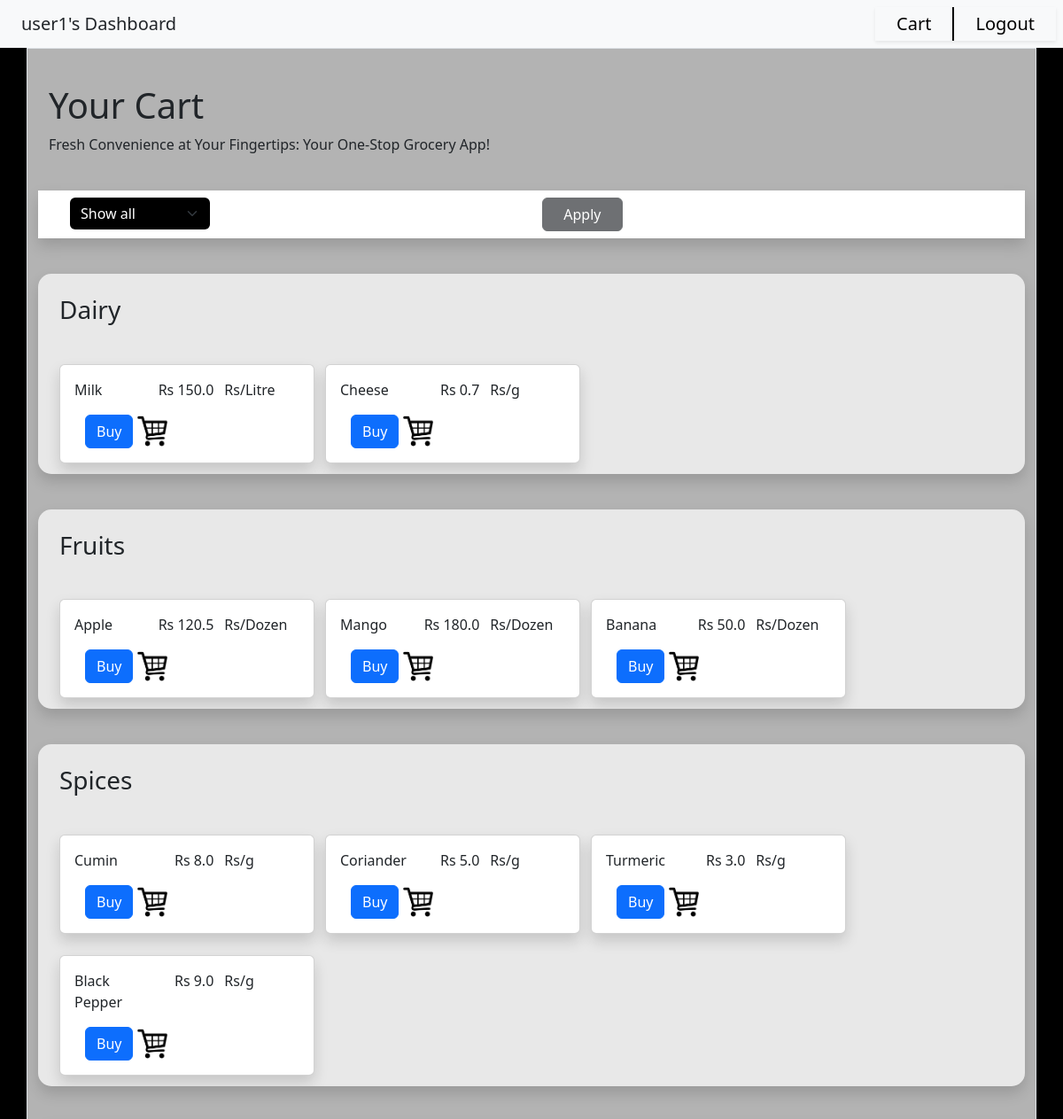
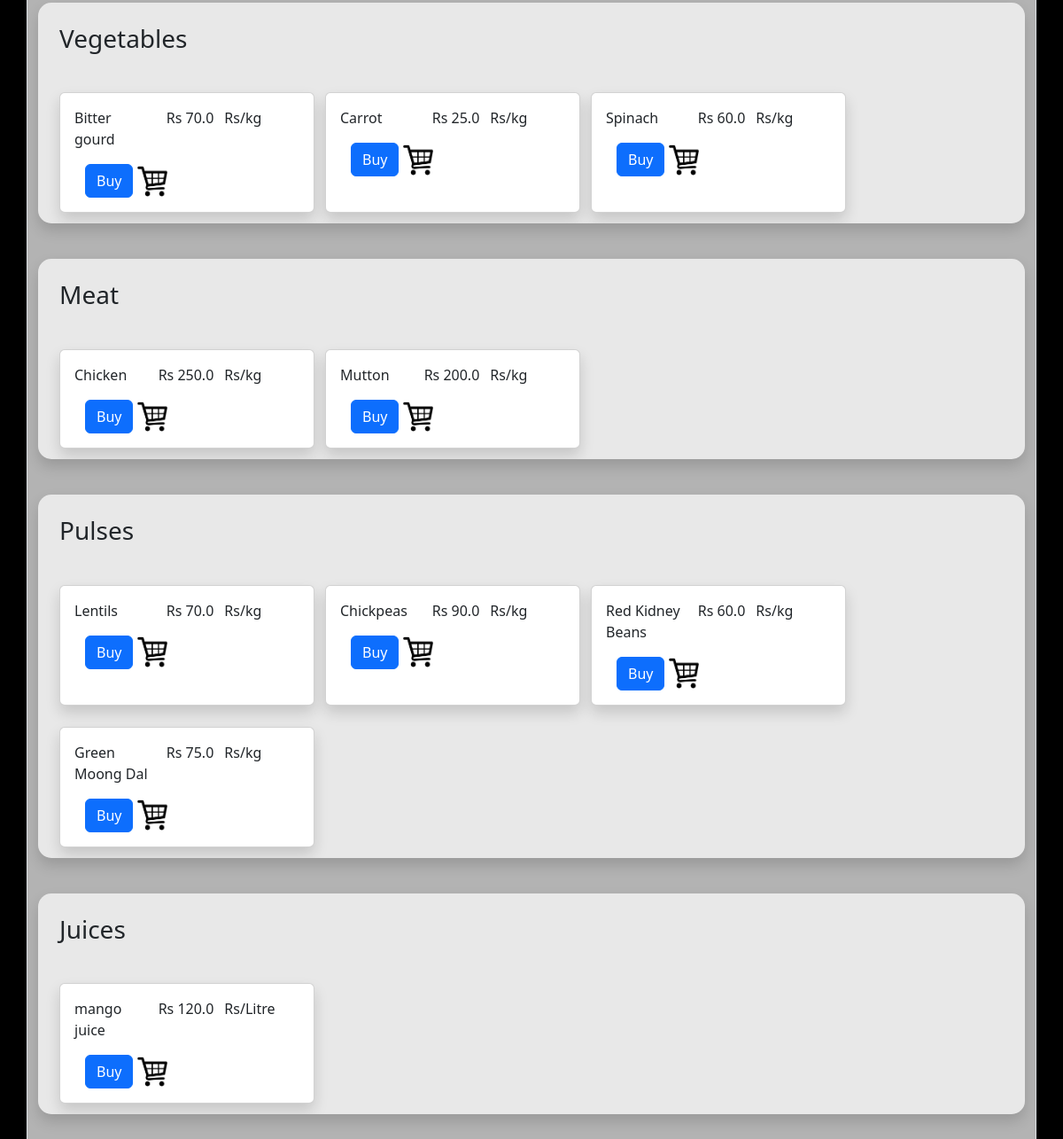
Before: /user1/user_dashboard with the older database file (2 pictures, top to bottom).
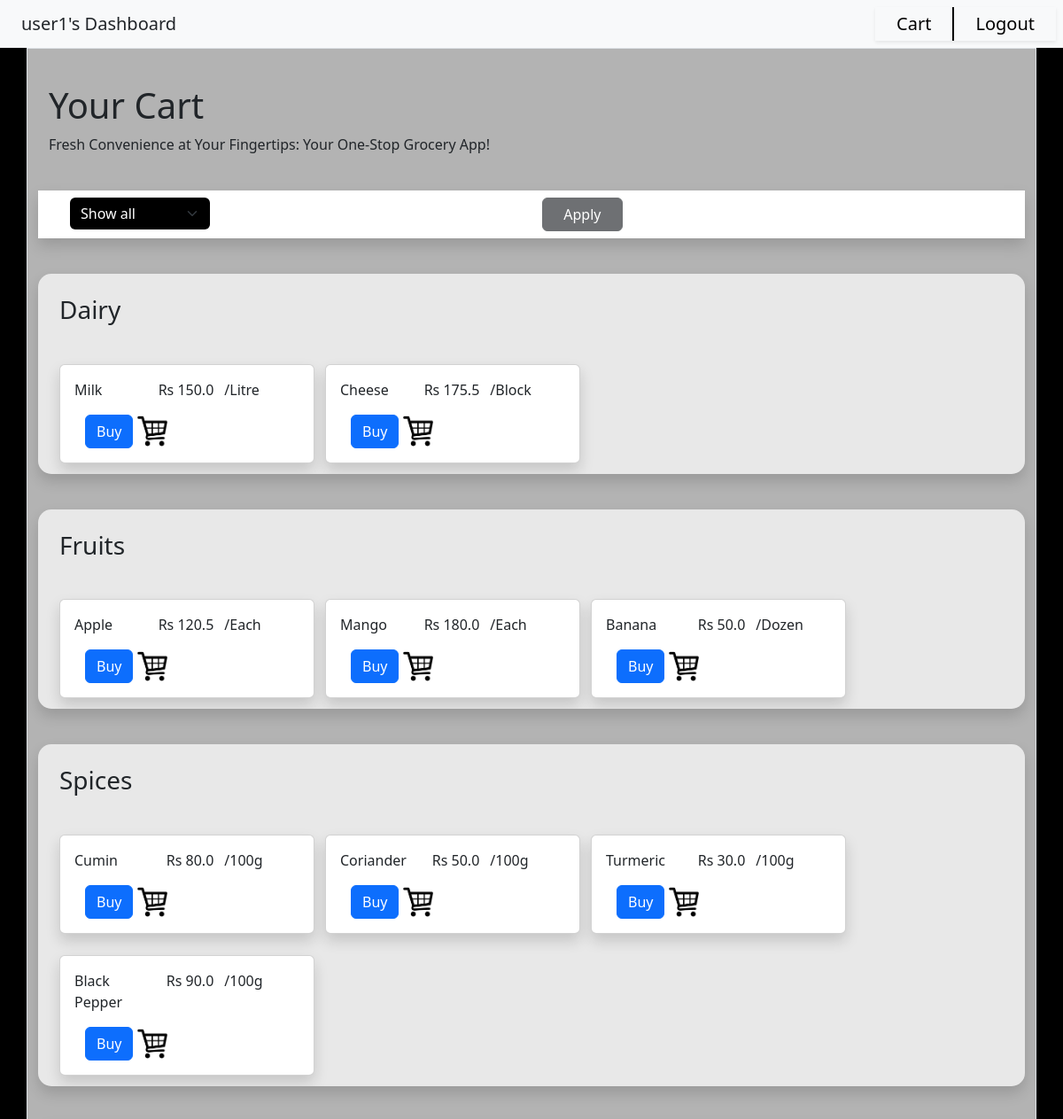
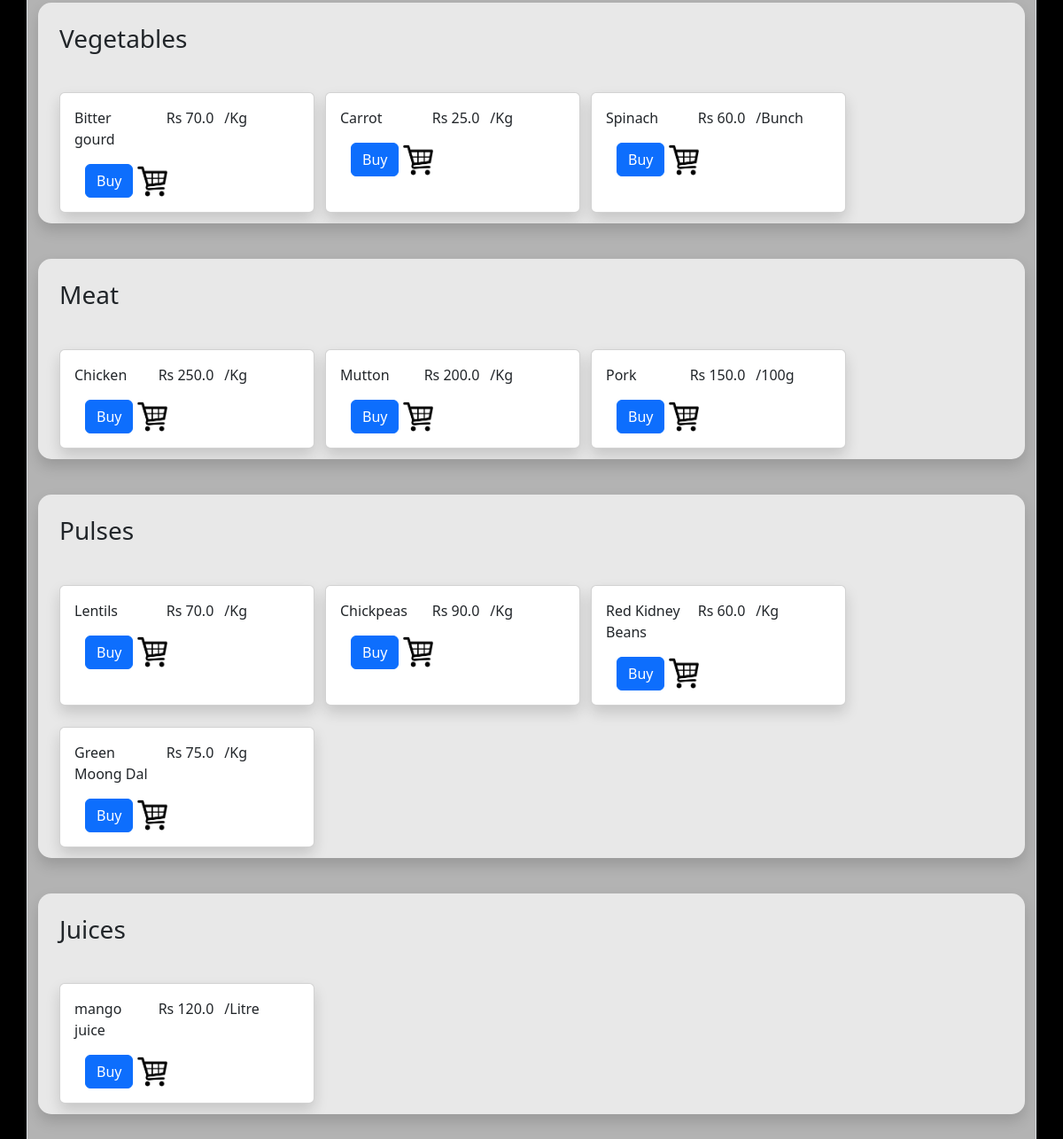
After: the same page with the newer database file (2 pictures, top to bottom).
### application/models.py (models this page shows)
class Category(db.Model):
    __tablename__ = 'Category'
    CID = db.Column(db.Integer, autoincrement=True, primary_key=True)
    Name = db.Column(db.String(collation='NOCASE'), unique=True, nullable=False)
    products = db.relationship("Product", back_populates="cat", cascade='all, delete-orphan', passive_deletes=True)

class Product(db.Model):
    __tablename__ = 'Product'
    PID = db.Column(db.Integer, autoincrement=True, primary_key=True)
    Name = db.Column(db.String(collation='NOCASE'), unique=True, nullable=False)
    Price = db.Column(db.Float, nullable=False)
    Unit = db.Column(db.String, nullable=False)
    Stock = db.Column(db.Integer, nullable=False)
    CID = db.Column(db.Integer, db.ForeignKey('Category.CID', ondelete='CASCADE'))
    cat = db.relationship("Category", back_populates="products")
    ords = db.relationship("Order_Details", back_populates="product")

### application/controllers.py (the view)
@app.route("/<uname>/user_dashboard")
def user_logged_in(uname):
    return render_template("user_dash.html", user = uname, categories=Category.query.all())

### templates/user_dash.html (shortened to what this page needs)
<!DOCTYPE html>
<html>
    <head>
        <link href="https://cdn.jsdelivr.net/npm/bootstrap@5.3.1/dist/css/bootstrap.min.css" rel="stylesheet">
    </head>
    <body id="body">
        <nav id = "nav" class="navbar sticky-top bg-body-tertiary text-center">
            <div class="nav" style = "text-align:left;">
                {{ user }}'s Dashboard
            </div>
            <div class="clickable nav shadow-sm" style = "margin-left:auto;text-align:right; border-right:2px solid black;">
                <a href="/{{ user }}/cart" style = "text-decoration:none; color:black;">Cart</a>
            </div>
            <div class="clickable nav shadow-sm" style = "margin-right:1vh; text-align:left;">
                <a href="/login" style = "text-decoration:none; color:black;">Logout</a>
            </div>
        </nav>
        <div id = "content" class="container border">
            <div style = "margin-left:1vw; margin-right:auto; margin-top:5vh;">
                <h1>Your Cart</h1>
                Fresh Convenience at Your Fingertips: Your One-Stop Grocery App!<br>
            </div>
            <div class = "container-fluid shadow" style = "width:100%; margin-top:5vh; background-color:white;">
                <div class ="row" style="margin-left:1vw; padding-top:1vh; padding-bottom:1vh">
                    <div class = "col-2" >
                        <select id = "filter-select" class="form-select" style = "background-color:black; color:white; border:none;" onchange = "filter_ip()" aria-label="Default select example">
                            <option selected>Show all </option>
                        </select>
                    </div>
                    <div class = "col-2"></div>
                    <div id = "range-val" class = "col-2"></div>
                    <button id = "filter-btn" type="button" class="btn btn-dark col-1" disabled onclick = "filter()">Apply</button>
                </div>
            </div>
            <div id = "list" style = "width:100%;">
                {% for cat in categories %}
                <div id = "{{ cat.Name }}" class = "container-fluid shadow line-item" style = "width:100%; margin-top:5vh;">
                    <div class ="row" style="margin-left:1vw; padding-top:3vh">
                        <h3>{{ cat.Name }}</h3>
                    </div>
                    <div class ="row cat" style = "margin: auto; width: 100%; height: fit-content; padding: 1vw; overflow-x: auto;">
                        {% for prod in cat.products %}
                        <div id = "{{ prod.Name }}" class="card prod shadow" style = "margin-left:1vw;">
                            <div class="card-body">
                                <div class="card-text row">
                                    <p class="col-4" style = "text-align:left; padding:0;">{{ prod.Name }}</p>
                                    <p class="col-4" style = "text-align:right; padding-left:0;">Rs <span class = "price">{{ prod.Price }}</span></p>
                                    <p class="col-4" style = "text-align:right; padding:0; text-align:left;">{{ prod.Unit }}</p>
                                </div>
                                <button type="button" class="btn btn-primary edit-cat" onclick = "window.location.href = '/{{ user }}/cart_addition/prod_{{ prod.PID }}';">Buy</button>
                                <img src ="{{url_for('static', filename='images/cart.png')}}" style = "width:15%">
                            </div>
                        </div>
                        {% else %}
                        <p class="mb-4"> Items arriving Soon </p>
                        {% endfor %}
                    </div>
                </div>
                {% endfor %}
            </div>
        </div>
    </body>
</html>

Changed rows visible on the page:
changed Product "Milk": Unit "Rs/Litre" → "/Litre"
changed Product "Cheese": Price "0.7" → "175.5"; Unit "Rs/g" → "/Block"
changed Product "Apple": Unit "Rs/Dozen" → "/Each"
changed Product "Mango": Unit "Rs/Dozen" → "/Each"
changed Product "Banana": Unit "Rs/Dozen" → "/Dozen"
changed Product "Cumin": Price "8.0" → "80.0"; Unit "Rs/g" → "/100g"
changed Product "Coriander": Price "5.0" → "50.0"; Unit "Rs/g" → "/100g"
changed Product "Turmeric": Price "3.0" → "30.0"; Unit "Rs/g" → "/100g"
changed Product "Black Pepper": Price "9.0" → "90.0"; Unit "Rs/g" → "/100g"
changed Product "Bitter gourd": Unit "Rs/kg" → "/Kg"
changed Product "Carrot": Unit "Rs/kg" → "/Kg"
changed Product "Spinach": Unit "Rs/kg" → "/Bunch"
changed Product "Chicken": Unit "Rs/kg" → "/Kg"
changed Product "Mutton": Unit "Rs/kg" → "/Kg"
added Product: Name "Pork", Price "150.0", Unit "/100g", shown under Category "Meat"
changed Product "Lentils": Unit "Rs/kg" → "/Kg"
changed Product "Chickpeas": Unit "Rs/kg" → "/Kg"
changed Product "Red Kidney Beans": Unit "Rs/kg" → "/Kg"
changed Product "Green Moong Dal": Unit "Rs/kg" → "/Kg"
changed Product "mango juice": Unit "Rs/Litre" → "/Litre"
